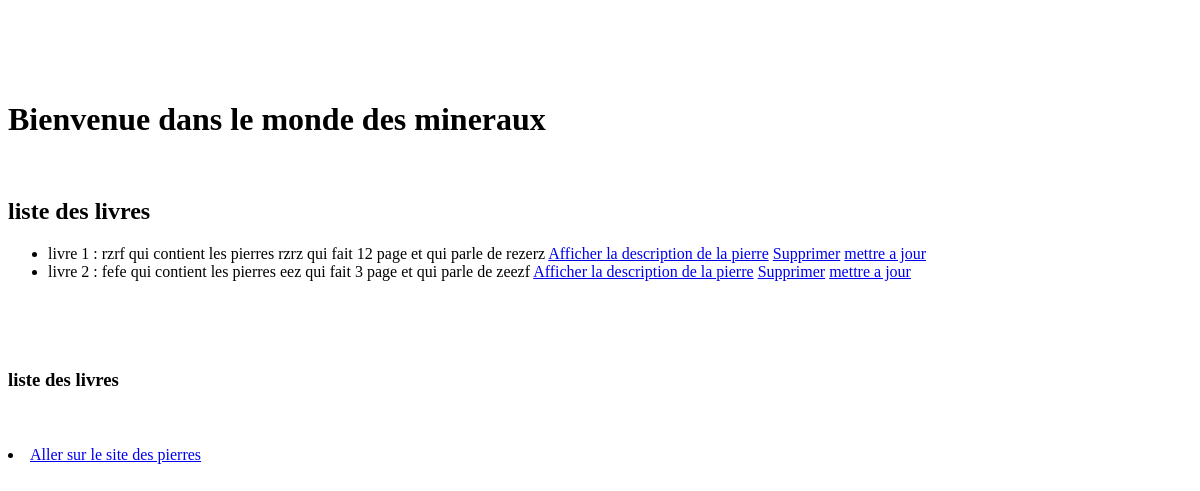
The app's page /mesmineraux/indexlivre/, older data.
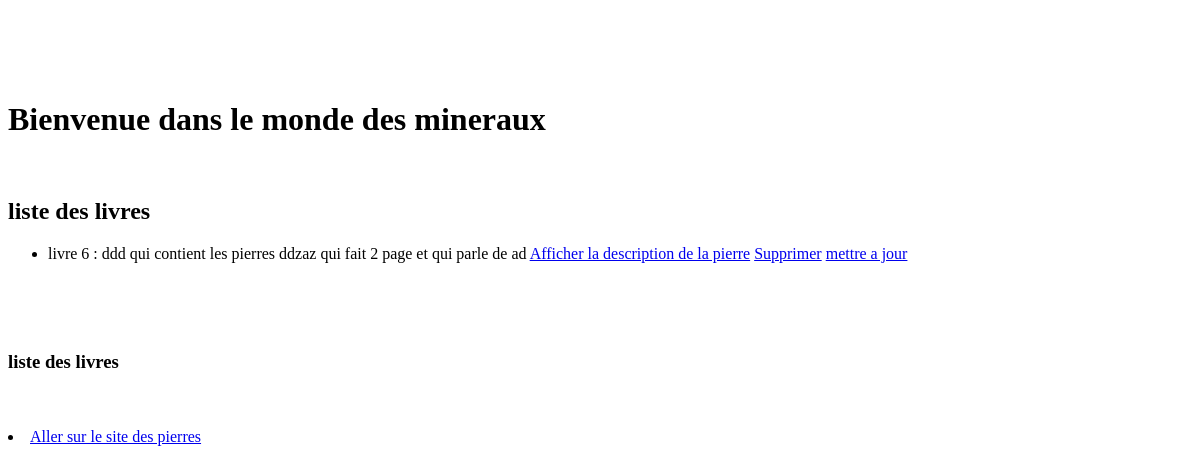
The same page, newer data.
### mesmineraux/models.py (models this page shows)
class Livre(models.Model):
    nom_livre = models.CharField(max_length=100)
    contenu_pierre = models.CharField(max_length=100)
    page = models.IntegerField(blank=False)
    resume = models.CharField(max_length=500)
    mesmineraux = models.ForeignKey("mesmineraux", on_delete=models.CASCADE, default=None)
    def __str__(self):
        chainelivre = f"{self.nom_livre} qui contient les pierres {self.contenu_pierre} qui fait {self.page} page et qui parle de {self.resume}"
        return chainelivre

### mesmineraux/livreviews.py (the view)
# urls.py: path('indexlivre/', livreviews.index),
def index(request):
    liste = models.Livre.objects.all()
    return render(request, 'livre/index.html', {"liste": liste})

### mesmineraux/templates/livre/index.html
</head>
<body>
<br> <br> <br> <br>
<h1> Bienvenue dans le monde des mineraux </h1>
<br>
<h2> liste des livres </h2>
<ul>
{% for l in liste %}
<li> livre {{l.id}} : {{l}}
    <a href ="/mesmineraux/affichelivre/{{l.id}}/"> Afficher la description de la pierre</a>
    <a href ="/mesmineraux/deletelivre/{{l.id}}/"> Supprimer</a>
    <a href ="/mesmineraux/updatelivre/{{l.id}}/"> mettre a jour</a>
</li>
    {% endfor %}
</ul>
<br><br><br>
<h3>liste des livres</h3>
<br><br>
<li>
    <a href="/mesmineraux/index/"> Aller sur le site des pierres</a>
</li>
</body>
</html>

Row changes from the older to the newer data that the page shows:
removed Livre: id "1", nom_livre+contenu_pierre+page "rzrf qui contient les pierres rzrz qui fait 12 page et qui parle de rezerz"
removed Livre: id "2", nom_livre+contenu_pierre+page "fefe qui contient les pierres eez qui fait 3 page et qui parle de zeezf"
added Livre: id "6", nom_livre+contenu_pierre+page "ddd qui contient les pierres ddzaz qui fait 2 page et qui parle de ad"
